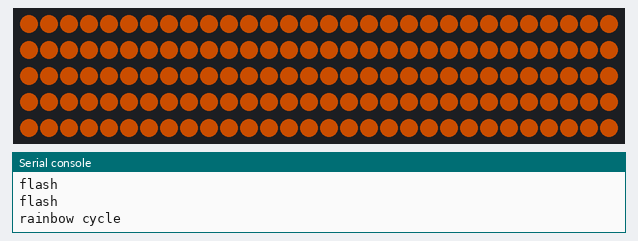
Simulated run of this program. Board: CircuitPython board. Shown: 150 RGB LEDs in strip order, left to right, continuing on the next row, the last lines printed to the serial console. Dim RGB values are drawn brighter than linear; random numbers come from a fixed seed.

Above: at 0.47 s.
At 5.37 s:
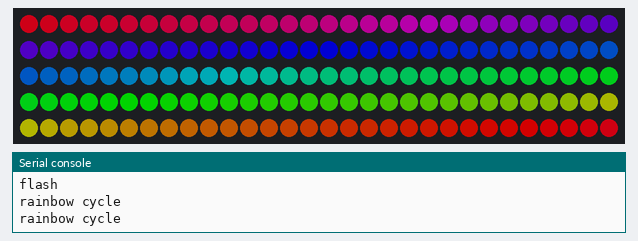
At 10.32 s:
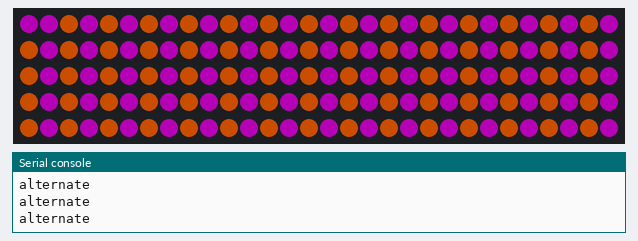
At 17.49 s:
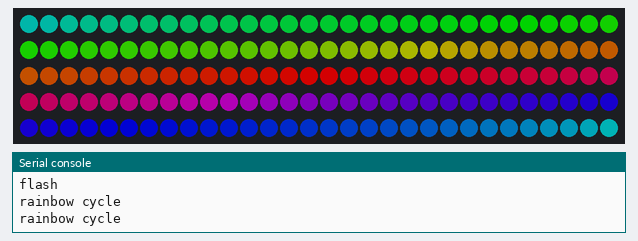
At 25.02 s:
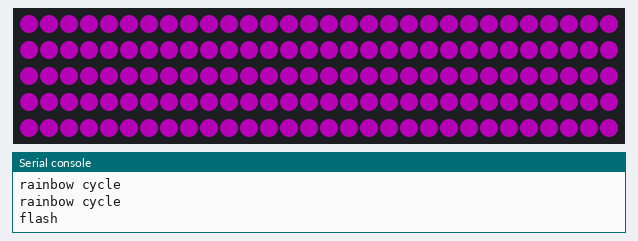
At 39.54 s:
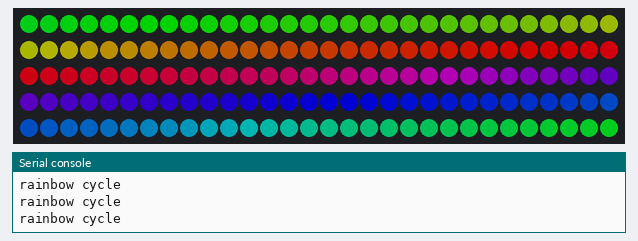

The program:

main.py
```python
import time
import board
import neopixel
import pwmio
from random import randrange

fill_wait = 1.00
rainbow_step = 2

def left_side(color):
    r,g,b = color
    print(f'left side')
    for i in range(0, 75):
        pixels[i] = (r, g, b)
    pixels.show()

def right_side(color):
    r,g,b = color
    print(f'right_side')
    for i in range(75, 150):
        pixels[i] = (r, g, b)
    pixels.show()

def chase_cw(color):
    r,g,b = color
    print(f'chase clockwise')
    for i in range (149, 1, -1):
        pixels[i] = (r, g, b)
        pixels.show()

def chase_ccw(color):
    r,g,b = color
    print(f'chase counterclockwise')
    for i in range (1, 150):
        pixels[i] = (r, g, b)
        pixels.show()

def alternate(color, color2):
    r,g,b = color
    r2,g2,b2 = color2
    print(f'alternate')
    for i in range (1, 150):
        if i % 2 == 0:
            pixels[i] = (r, g, b)
        else:
            pixels[i] = (r2, g2, b2)
    pixels.show()
    time.sleep(0.1)

    for i in range (1, 150):
        if i % 2 == 0:
            pixels[i] = (r2, g2, b2)
        else:
            pixels[i] = (r, g, b)
    pixels.show()
    time.sleep(0.1)

def flash(color,times):
    for i in range(times):
        print(f'flash')
        pixels.fill(BLACK)
        pixels.show()
        time.sleep(0.10)
        pixels.fill(color)
        pixels.show()
        time.sleep(0.10)

pixel_pin = board.D9
#led = pwmio.PWMOut(board.LED, frequency=5000, duty_cycle=0)
#led.duty_cycle = 32768

# The number of NeoPixels
num_pixels = 150

# The order of the pixel colors - RGB or GRB. Some NeoPixels have red and green reversed!
# For RGBW NeoPixels, simply change the ORDER to RGBW or GRBW.
ORDER = neopixel.RGB

pixels = neopixel.NeoPixel(
    pixel_pin, num_pixels, brightness=0.5, auto_write=False, pixel_order=ORDER
)

ORANGE = (210, 80, 0)
PURPLE = (128, 0, 128)
WHITE = (255, 255, 255)
BLACK = (0, 0, 0)

def wheel(pos):
    # Input a value 0 to 255 to get a color value.
    # The colours are a transition r - g - b - back to r.
    if pos < 0 or pos > 255:
        r = g = b = 0
    elif pos < 85:
        r = int(pos * 3)
        g = int(255 - pos * 3)
        b = 0
    elif pos < 170:
        pos -= 85
        r = int(255 - pos * 3)
        g = 0
        b = int(pos * 3)
    else:
        pos -= 170
        r = 0
        g = int(pos * 3)
        b = int(255 - pos * 3)
    return (r, g, b) if ORDER in (neopixel.RGB, neopixel.GRB) else (r, g, b, 0)

def rainbow_cycle(wait):
    for j in range(0, 255, rainbow_step):
        for i in range(num_pixels):
            pixel_index = (i * 256 // num_pixels) + j
            pixels[i] = wheel(pixel_index & 255)
        pixels.show()
        time.sleep(wait)

'''
def led_cycle(wait):
    for i in range(100):
        if i < 50:
            ldc = int(i * 2 * 65535 / 100)
            led.duty_cycle = ldc
        else:
            ldc = 65535 - int((i - 50) * 2 * 65535 / 100)
            led.duty_cycle = ldc
        time.sleep(0.01)
'''

while True:
    flash(ORANGE,2)
    repeat = randrange(8)
    for i in range (repeat):
        print(f'rainbow cycle')
        rainbow_cycle(0.01)
    '''
    repeat = randrange(2,8)
    for k in range (repeat):
        chase_cw(ORANGE)
        chase_ccw(PURPLE)
    '''
    flash(PURPLE,2)
    repeat = randrange(8,40)
    for j in range (repeat):
        alternate(ORANGE,PURPLE)
```
